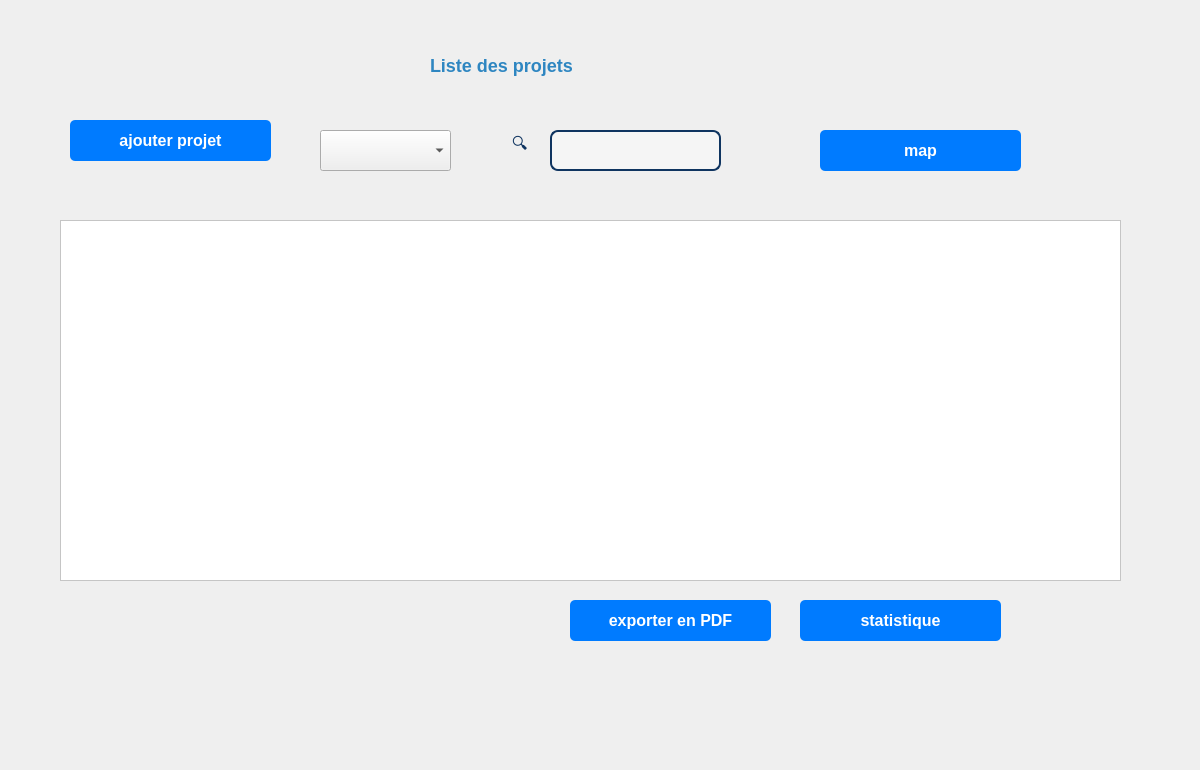
      <widget class="QWidget" name="page_25">
       <widget class="QWidget" name="maincontent_8" native="true">
        <property name="geometry">
         <rect>
          <x>0</x>
          <y>0</y>
          <width>1191</width>
          <height>761</height>
         </rect>
        </property>
        <property name="sizePolicy">
         <sizepolicy hsizetype="Preferred" vsizetype="Preferred">
          <horstretch>10</horstretch>
          <verstretch>16</verstretch>
         </sizepolicy>
        </property>
        <property name="styleSheet">
         <string notr="true">QWidget#maincontent
 {
    background-color: #1e1e1e;
}
</string>
        </property>
        <widget class="QPushButton" name="pushButton_24">
         <property name="geometry">
          <rect>
           <x>570</x>
           <y>600</y>
           <width>201</width>
           <height>41</height>
          </rect>
         </property>
         <property name="styleSheet">
          <string notr="true">QPushButton {
    background-color: #007bff;  /* Bleu */
    color: white;
    border-radius: 5px;
    padding: 8px 15px;
    font-size: 12pt;
    font-weight: bold;
}

QPushButton:hover {
    background-color: #0056b3;  /* Bleu foncé au survol */
}

</string>
         </property>
         <property name="text">
          <string>exporter en PDF</string>
         </property>
        </widget>
        <widget class="QLabel" name="label_102">
         <property name="geometry">
          <rect>
           <x>500</x>
           <y>130</y>
           <width>81</width>
           <height>31</height>
          </rect>
         </property>
         <property name="styleSheet">
          <string notr="true">QLabel {
    font-size: 16px;
    color: #0f3460;
    padding-left: 8px;
}
</string>
         </property>
         <property name="text">
          <string>🔍</string>
         </property>
        </widget>
        <widget class="QLineEdit" name="recherche_label_3">
         <property name="geometry">
          <rect>
           <x>550</x>
           <y>130</y>
           <width>171</width>
           <height>41</height>
          </rect>
         </property>
         <property name="styleSheet">
          <string notr="true">QLineEdit {
    background-color: #f5f5f5;  /* Fond gris clair moderne */
    border: 2px solid #0f3460;  /* Bordure bleu foncé */
    border-radius: 8px;  /* Coins arrondis */
    padding: 8px 12px;  /* Espacement du texte */
    font-size: 14px;
    color: #333;  /* Couleur du texte */
}

QLineEdit:focus {
    border: 2px solid #e94560;  /* Bordure rouge clair quand on clique */
    background-color: white;  /* Fond blanc au focus */
}
</string>
         </property>
        </widget>
        <widget class="QTableView" name="tableView_5">
         <property name="geometry">
          <rect>
           <x>60</x>
           <y>220</y>
           <width>1061</width>
           <height>361</height>
          </rect>
         </property>
         <property name="styleSheet">
          <string notr="true">color: rgb(0, 0, 0);
background-color: rgb(255, 255, 255);</string>
         </property>
        </widget>
        <widget class="QPushButton" name="pushButton_25">
         <property name="geometry">
          <rect>
           <x>800</x>
           <y>600</y>
           <width>201</width>
           <height>41</height>
          </rect>
         </property>
         <property name="styleSheet">
          <string notr="true">QPushButton {
    background-color: #007bff;  /* Bleu */
    color: white;
    border-radius: 5px;
    padding: 8px 15px;
    font-size: 12pt;
    font-weight: bold;
}

QPushButton:hover {
    background-color: #0056b3;  /* Bleu foncé au survol */
}
</string>
         </property>
         <property name="text">
          <string>statistique</string>
         </property>
        </widget>
        <widget class="QLabel" name="label_103">
         <property name="geometry">
          <rect>
           <x>430</x>
           <y>50</y>
           <width>191</width>
           <height>31</height>
          </rect>
         </property>
         <property name="styleSheet">
          <string notr="true">color: #2E86C1; /* Couleur du texte */
font-size: 18px; /* Taille de la police */
font-weight: bold; /* Texte en gras */</string>
         </property>
         <property name="text">
          <string>Liste des projets</string>
         </property>
        </widget>
        <widget class="QPushButton" name="ajmateriel_7">
         <property name="geometry">
          <rect>
           <x>70</x>
           <y>120</y>
           <width>201</width>
           <height>41</height>
          </rect>
         </property>
         <property name="styleSheet">
          <string notr="true">QPushButton {
    background-color: #007bff;  /* Bleu */
    color: white;
    border-radius: 5px;
    padding: 8px 15px;
    font-size: 12pt;
    font-weight: bold;
}

QPushButton:hover {
    background-color: #0056b3;  /* Bleu foncé au survol */
}
</string>
         </property>
         <property name="text">
          <string>ajouter projet</string>
         </property>
        </widget>
        <widget class="QComboBox" name="tri_3">
         <property name="geometry">
          <rect>
           <x>320</x>
           <y>130</y>
           <width>131</width>
           <height>41</height>
          </rect>
         </property>
         <property name="styleSheet">
          <string notr="true">color: rgb(0, 0, 0);</string>
         </property>
         <item>
          <property name="text">
           <string/>
          </property>
         </item>
         <item>
          <property name="text">
           <string>ID</string>
          </property>
         </item>
         <item>
          <property name="text">
           <string>NOM</string>
          </property>
         </item>
         <item>
          <property name="text">
           <string>CHEF DE PROJET</string>
          </property>
         </item>
         <item>
          <property name="text">
           <string>DATE DE DEBUT</string>
          </property>
         </item>
         <item>
          <property name="text">
           <string>DATE DE FIN PREVU</string>
          </property>
         </item>
         <item>
          <property name="text">
           <string>BUDGET</string>
          </property>
         </item>
         <item>
          <property name="text">
           <string>STATUT</string>
          </property>
         </item>
        </widget>
        <widget class="QPushButton" name="map_3">
         <property name="geometry">
          <rect>
           <x>820</x>
           <y>130</y>
           <width>201</width>
           <height>41</height>
          </rect>
         </property>
         <property name="styleSheet">
          <string notr="true">QPushButton {
    background-color: #007bff;  /* Bleu */
    color: white;
    border-radius: 5px;
    padding: 8px 15px;
    font-size: 12pt;
    font-weight: bold;
}

QPushButton:hover {
    background-color: #0056b3;  /* Bleu foncé au survol */
}
</string>
         </property>
         <property name="text">
          <string>map</string>
         </property>
        </widget>
       </widget>
      </widget>
